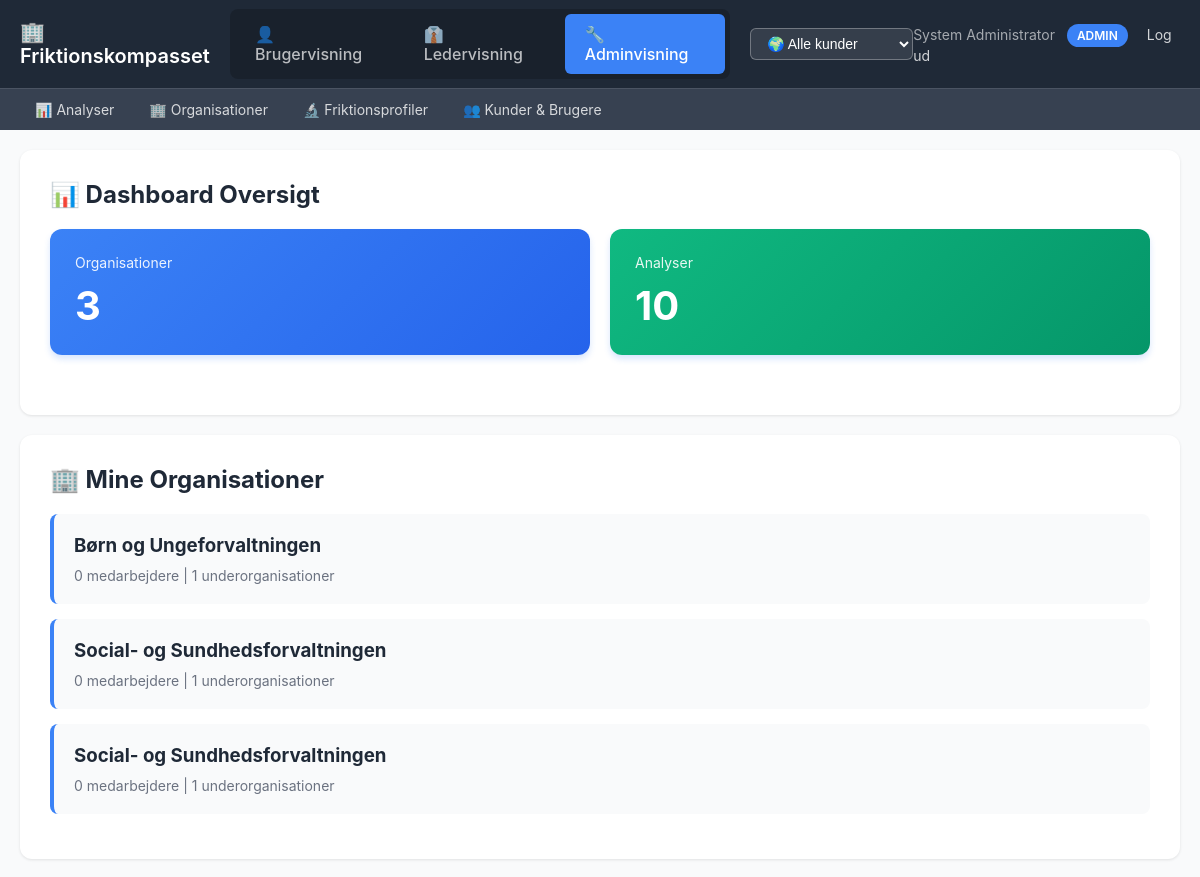
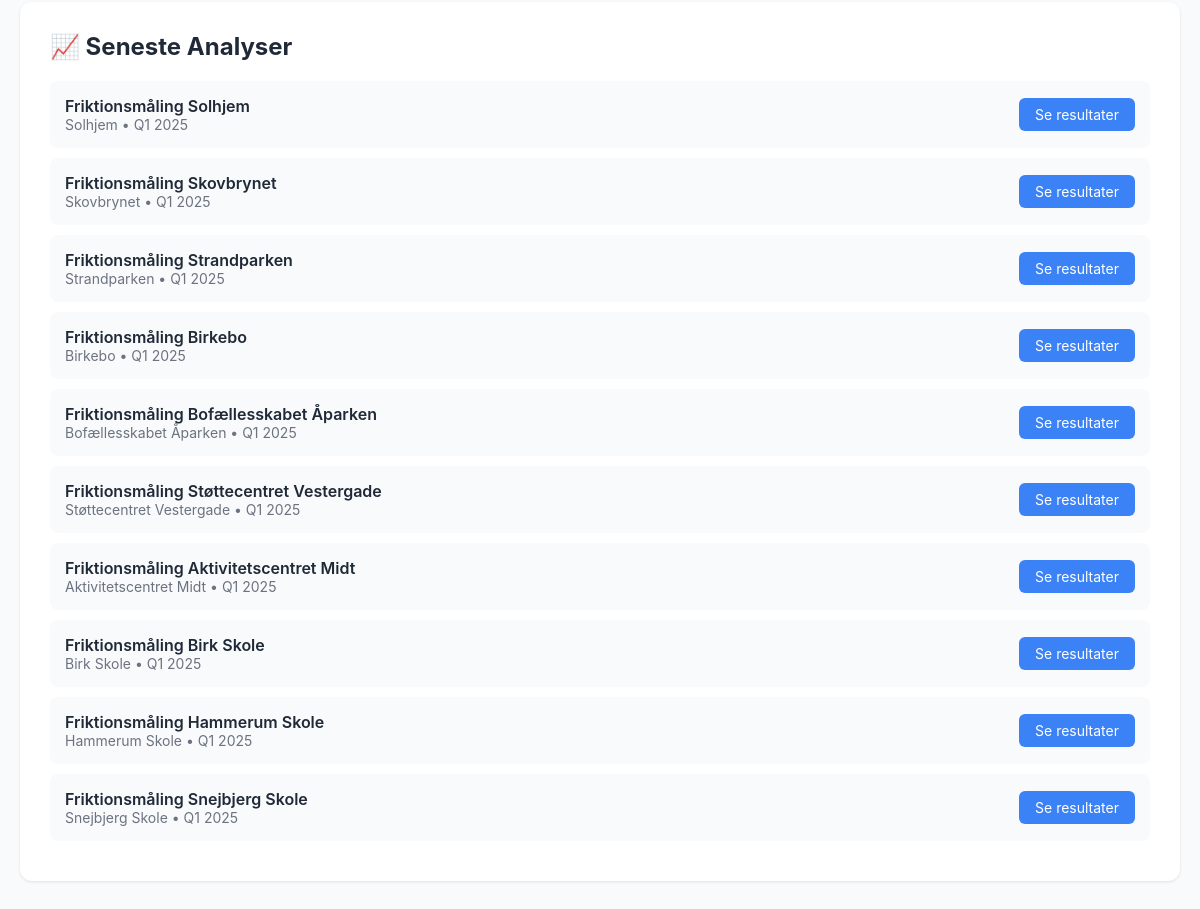
Page /admin/manager-view/dashboard (signed in) on the committed database (2 pictures, top to bottom).
### tables this page shows
CREATE TABLE organizational_units (
                id TEXT PRIMARY KEY,
                parent_id TEXT,
                name TEXT NOT NULL,
                full_path TEXT NOT NULL,
                level INTEGER NOT NULL DEFAULT 0,
                
                -- Leder info (kan være på alle niveauer)
                leader_name TEXT,
                leader_email TEXT,
                
                -- Metrics (typisk på leaf nodes, men kan være alle steder)
                employee_count INTEGER DEFAULT 0,
                sick_leave_percent REAL DEFAULT 0,
                
                created_at TIMESTAMP DEFAULT CURRENT_TIMESTAMP, customer_id TEXT REFERENCES customers(id) ON DELETE CASCADE,
                
                FOREIGN KEY (parent_id) REFERENCES organizational_units(id) ON DELETE CASCADE
            );

CREATE TABLE campaigns (
                id TEXT PRIMARY KEY,
                target_unit_id TEXT NOT NULL,
                name TEXT NOT NULL,
                period TEXT NOT NULL,
                sent_from TEXT DEFAULT 'admin',
                sent_at TIMESTAMP,
                created_at TIMESTAMP DEFAULT CURRENT_TIMESTAMP, mode TEXT DEFAULT 'anonymous', include_leader_assessment INTEGER DEFAULT 0, include_leader_self INTEGER DEFAULT 0, min_responses INTEGER DEFAULT 5,
                FOREIGN KEY (target_unit_id) REFERENCES organizational_units(id) ON DELETE CASCADE
            );

### admin_app.py (the view)
@app.route('/admin/manager-view/dashboard')
@login_required
def manager_dashboard():
    user = get_current_user()
    where_clause, params = get_customer_filter(user['role'], user['customer_id'])
    with get_db() as conn:
        units = conn.execute(f"""
            SELECT
                ou.*,
                COUNT(DISTINCT children.id) as child_count
            FROM organizational_units ou
            LEFT JOIN organizational_units children ON children.parent_id = ou.id
            WHERE ou.parent_id IS NULL AND ({where_clause})
            GROUP BY ou.id
            ORDER BY ou.name
        """, params).fetchall()
        campaigns = conn.execute(f"""
            SELECT c.*, ou.name as unit_name
            FROM campaigns c
            JOIN organizational_units ou ON c.target_unit_id = ou.id
            WHERE {where_clause}
            ORDER BY c.created_at DESC
            LIMIT 10
        """, params).fetchall()
    return render_template('manager_dashboard.html',
                         units=[dict(u) for u in units],
                         campaigns=[dict(c) for c in campaigns])

### admin_app.py (called while the page is built)
def login_required(f):
    @wraps(f)
    def decorated_function(*args, **kwargs):
        if 'user' not in session:
            flash('Du skal være logget ind for at se denne side', 'error')
            return redirect(url_for('login'))
        return f(*args, **kwargs)
    return decorated_function

def get_current_user():
    return session.get('user')

### db_hierarchical.py (called while the page is built)
@contextmanager
def get_db():
    conn = sqlite3.connect(DB_PATH, timeout=30.0)
    conn.row_factory = sqlite3.Row
    conn.execute("PRAGMA journal_mode=WAL")
    try:
        yield conn
        conn.commit()
    finally:
        conn.close()

### db_multitenant.py (called while the page is built)
def get_customer_filter(user_role: str, customer_id: Optional[str]) -> tuple:
    if customer_id:
        return ("ou.customer_id = ?", [customer_id])
    else:
        return ("1=1", [])

### templates/manager_dashboard.html (shortened to what this page needs)
{% extends "admin/layout.html" %}
{% block content %}
<div class="card">
    <h2>📊 Dashboard Oversigt</h2>
    <div class="stats">
        <div class="stat-box">
            <div class="label">Organisationer</div>
            <div class="value">{{ units|length }}</div>
        </div>
        <div class="stat-box" style="background: linear-gradient(135deg, #10b981 0%, #059669 100%);">
            <div class="label">Analyser</div>
            <div class="value">{{ campaigns|length }}</div>
        </div>
    </div>
</div>
<div class="card">
    <h2>🏢 Mine Organisationer</h2>
    {% if units %}
    <ul class="org-list">
        {% for unit in units %}
        <li class="org-item">
            <h3>{{ unit.name }}</h3>
            <div class="meta">
                {{ unit.employee_count }} medarbejdere
                {% if unit.child_count > 0 %}
                | {{ unit.child_count }} underorganisationer
                {% endif %}
            </div>
        </li>
        {% endfor %}
    </ul>
    {% else %}
    <div class="empty">
        Ingen organisationer endnu.
    </div>
    {% endif %}
</div>
<div class="card">
    <h2>📈 Seneste Analyser</h2>
    {% if campaigns %}
    <ul class="campaign-list">
        {% for campaign in campaigns %}
        <li class="campaign-item">
            <div>
                <div class="campaign-name">{{ campaign.name }}</div>
                <div class="campaign-meta">
                    {{ campaign.unit_name }} • {{ campaign.period }}
                </div>
            </div>
            <a href="/admin/campaign/{{ campaign.id }}" class="btn-view">Se resultater</a>
        </li>
        {% endfor %}
    </ul>
    {% else %}
    <div class="empty">
        Ingen analyser endnu.
    </div>
    {% endif %}
</div>
{% endblock %}

### templates/admin/layout.html (style rules this page uses)
* { margin: 0; padding: 0; box-sizing: border-box; }
body { font-family: -apple-system, BlinkMacSystemFont, 'Segoe UI', Arial, sans-serif; background: #f9fafb; }

### templates/manager_dashboard.html (style rules this page uses)
.card { background: white; border-radius: 12px; padding: 30px; margin-bottom: 20px; box-shadow: 0 1px 3px rgba(0,0,0,0.1); }
.card h2 { margin-bottom: 20px; color: #1f2937; }
.stats { display: grid; grid-template-columns: repeat(auto-fit, minmax(200px, 1fr)); gap: 20px; margin-bottom: 30px; }
.stat-box { background: linear-gradient(135deg, #3b82f6 0%, #2563eb 100%); color: white; padding: 25px; border-radius: 12px; box-shadow: 0 4px 6px rgba(59, 130, 246, 0.2); }
.stat-box .label { font-size: 0.875rem; opacity: 0.9; margin-bottom: 10px; }
.stat-box .value { font-size: 2.5rem; font-weight: bold; }
.org-list { list-style: none; padding: 0; }
.org-item { background: #f9fafb; padding: 20px; border-radius: 8px; margin-bottom: 15px; border-left: 4px solid #3b82f6; transition: all 0.2s; }
.org-item h3 { color: #1f2937; margin-bottom: 10px; }
.org-item .meta { color: #6b7280; font-size: 0.875rem; }
.campaign-list { list-style: none; padding: 0; }
.campaign-item { background: #f9fafb; padding: 15px; border-radius: 8px; margin-bottom: 10px; display: flex; justify-content: space-between; align-items: center; }
.campaign-name { font-weight: 600; color: #1f2937; }
.campaign-meta { color: #6b7280; font-size: 0.875rem; }
.btn-view { background: #3b82f6; color: white; padding: 8px 16px; border-radius: 6px; text-decoration: none; font-size: 0.875rem; }

### rows in the picture
organizational_units: name "Børn og Ungeforvaltningen", employee_count "0", child_count "1"
organizational_units: name "Social- og Sundhedsforvaltningen", employee_count "0", child_count "1"
organizational_units: name "Social- og Sundhedsforvaltningen", employee_count "0", child_count "1"
campaigns: name "Friktionsmåling Solhjem", unit_name "Solhjem", period "Q1 2025"
campaigns: name "Friktionsmåling Skovbrynet", unit_name "Skovbrynet", period "Q1 2025"
campaigns: name "Friktionsmåling Strandparken", unit_name "Strandparken", period "Q1 2025"
campaigns: name "Friktionsmåling Birkebo", unit_name "Birkebo", period "Q1 2025"
campaigns: name "Friktionsmåling Bofællesskabet Åparken", unit_name "Bofællesskabet Åparken", period "Q1 2025"
campaigns: name "Friktionsmåling Støttecentret Vestergade", unit_name "Støttecentret Vestergade", period "Q1 2025"
campaigns: name "Friktionsmåling Aktivitetscentret Midt", unit_name "Aktivitetscentret Midt", period "Q1 2025"
campaigns: name "Friktionsmåling Birk Skole", unit_name "Birk Skole", period "Q1 2025"
campaigns: name "Friktionsmåling Hammerum Skole", unit_name "Hammerum Skole", period "Q1 2025"
campaigns: name "Friktionsmåling Snejbjerg Skole", unit_name "Snejbjerg Skole", period "Q1 2025"

### other values in the picture
{{ session.user.name }} "System Administrator"
{{ session.user.role|upper }} "ADMIN"
{{ units|length }} "3"
{{ campaigns|length }} "10"
